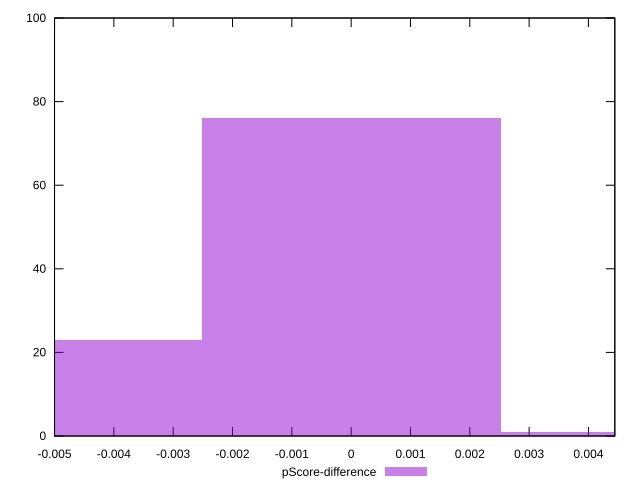

Write the gnuplot code that produced this figure.
reset

$pScoreDifference <<EOF
-0.00503523065644901 23
0 76
0.00503523065644901 1
EOF

set key outside below
set boxwidth 0.00503523065644901
set xrange [-0.0050000000000000044:0.004444444444444473]
set yrange [0:100]
set trange [0:100]
set style fill transparent solid 0.5 noborder
set terminal svg size 640, 490 enhanced background rgb 'white'
set output "reports/report_00028_2021-02-24T12-49-42.674Z/unminified-javascript/samples/card/pScore-difference/histogram.svg"

plot $pScoreDifference title "pScore-difference" with boxes

reset
